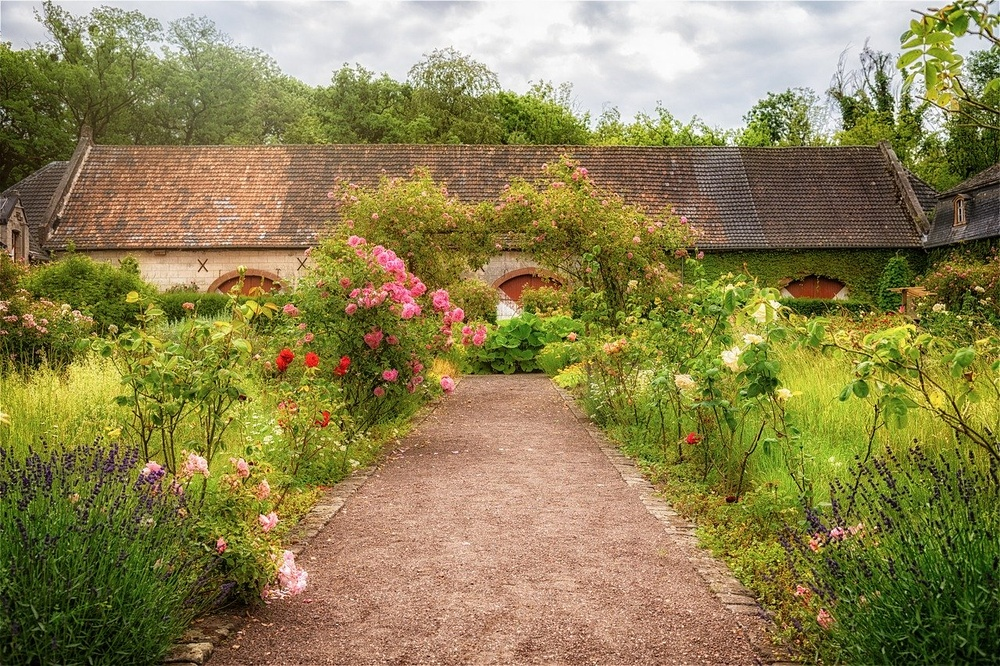
#> input picture ch09/images_09/test.jpg, 1000 x 666 px, shrunk from 1280 x 852 before the run
$ jupyter execute '09-3_고속_푸리에_변환.ipynb'
#> lines starting #> are read from the running program, lines starting #| are printed output that depends on the picture
### ch09/Common/dft2d.py
import numpy as np
import math
import cv2

def exp(knN):
    th = -2 * math.pi *knN # 푸리에 변환 각도값
    return complex(math.cos(th), math.sin(th))

# [9 lines left out: functions dft, idft, not called in this run]

# 로그함수를 통해 잘 보이도록 스팩트럼을 만듦 = 범위를 줄임(시각화)
def calc_spectrum(complex):
    if complex.ndim==2:
        dst = abs(complex)
    else:
        dst = cv2.magnitude(complex[:, :, 0], complex[:, :, 1]) # cv의 경우
    dst = cv2.log(dst + 1)
    cv2.normalize(dst, dst, 0, 255, cv2.NORM_MINMAX)
    return cv2.convertScaleAbs(dst)

# 셔플링, 센터를 기준으로 총 4개로 쪼개고 위치를 서로 바꿈
def fftshift(img):
    dst = np.zeros(img.shape, img.dtype)
    h, w = dst.shape[:2]
    cy, cx = h // 2, w // 2
    dst[h-cy:, w-cx:] = np.copy(img[0:cy, 0:cx])
    dst[0:cy, 0:cx] = np.copy(img[h-cy:, w-cx:])
    dst[0:cy, w-cx:] = np.copy(img[h-cy:, 0:cx])
    dst[h-cy:, 0:cx] = np.copy(img[0:cy, w-cx:])
    return dst

# [11 lines left out: functions FFT, IFFT, not called in this run]

### ch09/09-3_고속_푸리에_변환.ipynb
### 9.3 고속 퓨리에 변환 (fft)

수식을 짝수부와 홀수부로 분리 (N =2L)

g(k)로 g(k+L)의 값을 찾을 수 있음

순서 : 홀수부와 짝수부로 분해 - 2개가 하나의 세트가 될 때까지 분해 - dft 계산 - 병합 - 최종 결과 출력됨

zero padding = 전체 이미지 사이즈를 2^n개로 만들어서 계산을 수월하게 하도록 하기 위해

[cell 1]
# 9.3.1 고속 푸리에 변환
import numpy as np, cv2
from Common.dft2d import dft, idft, calc_spectrum, fftshift, exp
from Common.fft2d import zeropadding

def butterfly(pair, L, N, dir):
    for k in range(L):
        Geven, Godd = pair[k], pair[k + L]
        pair[k] = Geven + Godd * exp(dir * k / N) # 짝수부
        pair[k+L] = Geven - Godd * exp(dir * k / N) # 홀수부

def pairing(g, N, dir, start=0, stride=1):
    if N == 1: return[g[start]]
    L = N // 2
    sd = stride * 2
    part1 = pairing(g, L, dir, start, sd) # 홀수 신호 처리
    part2 = pairing(g, L, dir, start + stride, sd) # 짝수 신호 처리
    pair = part1 + part2
    butterfly(pair, L, N, dir)
    return pair

def fft(g):
    return pairing(g, len(g), 1)

def ifft(g):
    fft = pairing(g, len(g), -1)
    return [v / len(g) for v in fft]

def fft2(image):
    pad_img = zeropadding(image)
    tmp = [fft(row) for row in pad_img]
    dst = [fft(row) for row in np.transpose(tmp)]
    return np.transpose[dst]

def ifft2(image):
    tmp = [fft(row) for row in image]
    dst = [fft(row) for row in np.transpose(tmp)]
    return np.transpose[dst]

image = cv2.imread("images_09/test.jpg", cv2.IMREAD_GRAYSCALE)
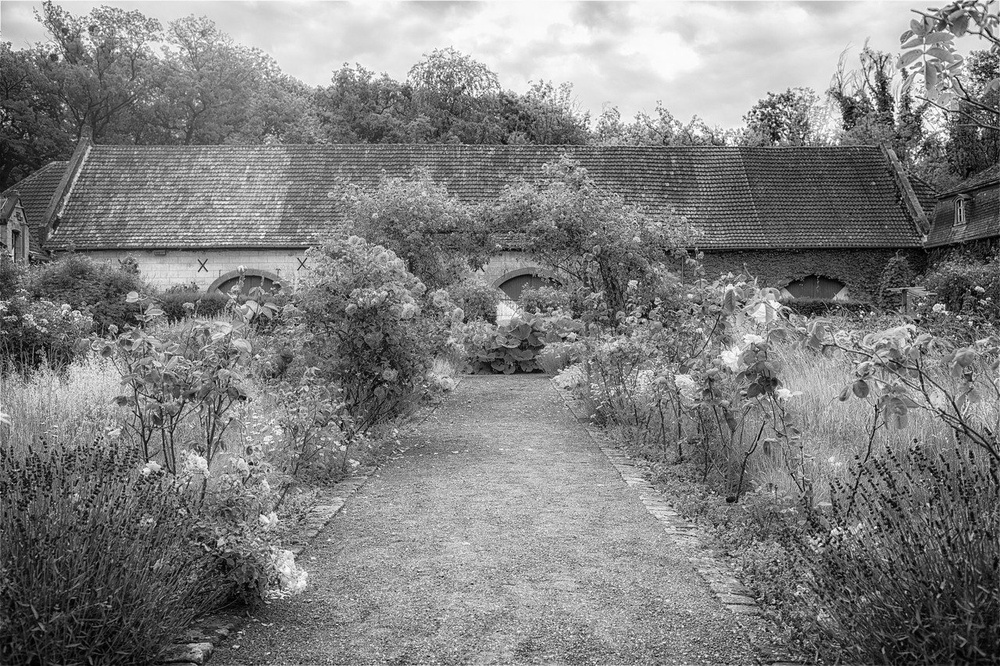
#> image: shape (666, 1000); min 0, max 255, mean 127.8
if image is None: raise Exception("영상 파일 읽기 오류")

# dft1 = fft2(image)
dft2 = np.fft.fft2(image)
dft3 = cv2.dft(np.float32(image), flags=cv2.DFT_COMPLEX_OUTPUT)

# spectrum1 = calc_spectrum(fftshift(dft1))
spectrum2 = calc_spectrum(fftshift(dft2))
#> in calc_spectrum, `dst = cv2.log(dst + 1)`:
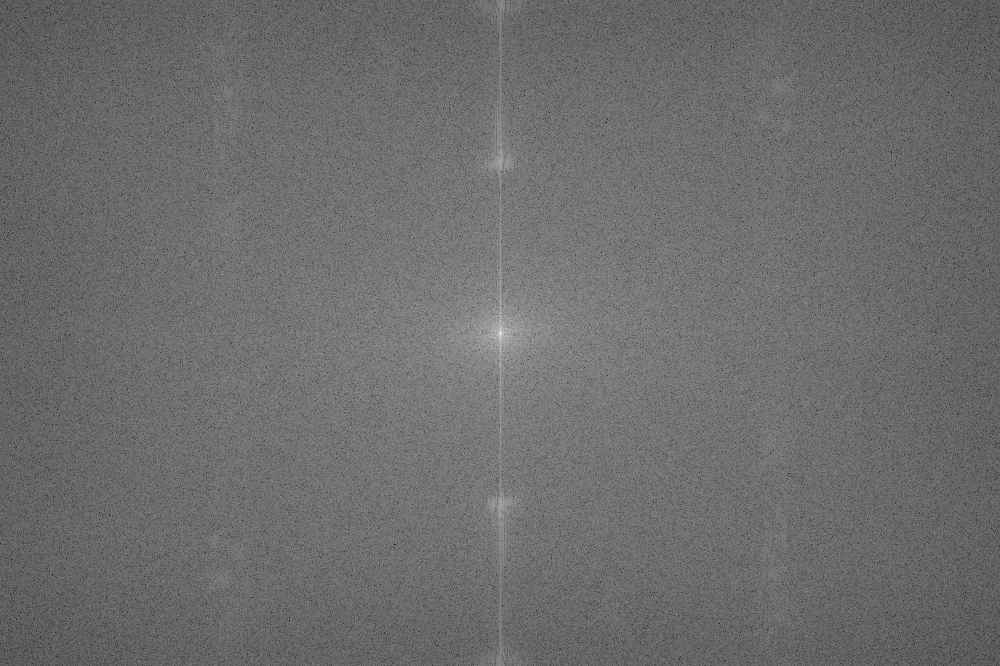
#> dst: shape (666, 1000) float64; min 3.04, max 18.26, mean 9.56; drawn with min black and max white
spectrum3 = calc_spectrum(fftshift(dft3))

# idft1 = fft2(dft1).real
# idft2 = np.fft.ifft2(dft1).real
idft3 = cv2.idft(dft3, flags=cv2.DFT_SCALE)[:, :, 0]

# print('user 방법 변환 행렬 크기:', dft1.shape)
# print('np 방법 변환 행렬 크기:', dft2.shape)
print('cv 방법 변환 행렬 크기:', dft3.shape)
#| cv 방법 변환 행렬 크기: (666, 1000, 2)

# cv2.imshow('spectrum1', spectrum1)
# cv2.imshow('spectrum2 np', spectrum2)
cv2.imshow('spectrum3 cv', spectrum3)
# cv2.imshow('idft_img1', cv2.convertScaleAbs(idft1))
# cv2.imshow('idft_img2', cv2.convertScaleAbs(idft2))
cv2.imshow('idft_img3', cv2.convertScaleAbs(idft3))
cv2.waitKey(0)
